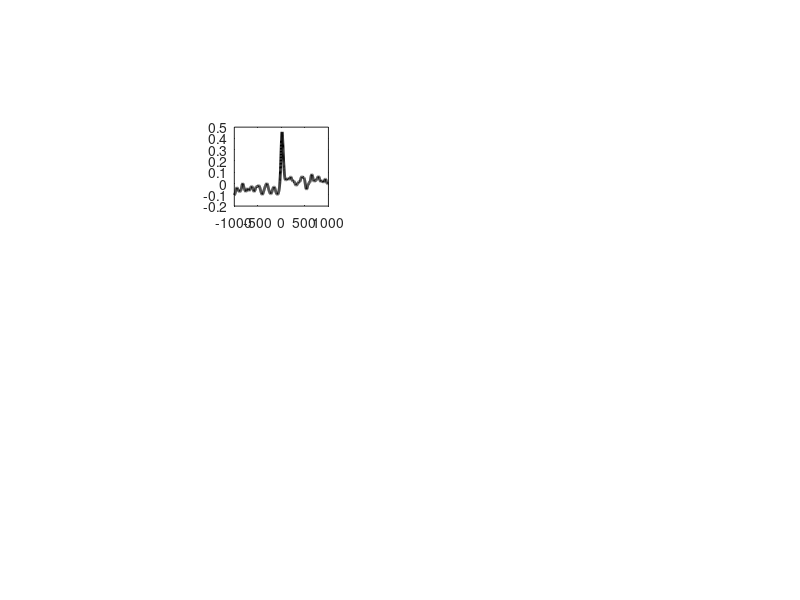

This chart was generated by the following MATLAB code: (Note: this script raises an error after producing the figure.)
% Fig4: Accelerometer Data: obvert behavior
close all
clear

%%%%%%%%%%%%%%%%%%%%%
%%% Figure layout %%%
%%%%%%%%%%%%%%%%%%%%%
% Set dots per inch
dpi = 96;
figure('units','pixels','Position',[1 1 8.5 7.6].*dpi)

% From left to right
H = 2.5:1.5:5+1.5;

% From top to bottom
V = 2.25*2+0.5:-1.50:1.0;

% Layout of axes
pos      = [H(1)  V(1)  1.0 1.0
            H(1)  V(2)  1.0 1.0
            H(1)  V(3)  1.0 1.0
            
            H(2)  V(1)  1.0 1.0
            H(2)  V(2)  1.0 1.0
            H(2)  V(3)  1.0 1.0
            
            H(3)  V(1)  1.0 1.0
            H(3)  V(2)  1.0 1.0
            H(3)  V(3)  1.0 1.0].*dpi;

% Load data
cd('C:\Program Files\MATLAB\R2006b\work\Learning_ICMS_figures\Fig4_Acc')
load('Fig4_Acc_figure_data')

% Subject IDs
subjects = {'R29*','V4*','V8*'};
win   = 1000;
time  = -win:win;

% Grab the data
vars1 = who(subjects{1});
vars2 = who(subjects{2});
vars3 = who(subjects{3});

for q = 1:length(subjects)
    % Grab the data
    data = who(subjects{q});

    for n = 1:length(data)/2
        
        accm   = eval(data{2*n - 1});
        accm   = accm(3,:);
        
        accse  = eval(data{2*n});
        accse  = accse(3,:);
        
        axes('units','pixels','position',pos(3*(q-1) +n,:),'fontname','arial','fontsize',10)
        plot(time,accm,'k','linewidth',2),hold on
        ciplot(accm-accse,accm+accse,time,'k',0.3)
        set(gca,'xtick',[-1000 -500 0 500 1000],'xticklabel','-1000||0||1000')
        set(gca,'ticklength',[.025 .1])
        
        % get y limits and set title
        if n == 1
            ymax = mean(accm) + 5*mean(accse);
            ymin = mean(accm) - 2.5*mean(accse);
            
            title([{['Subject' num2str(q) ':']};{'response to ICMS'}],'fontname','arial','fontsize',10)
        end
        
        % set y limits
        set(gca,'ylim',[ymin ymax])
        
        % set xlabel
        if n == 3
            xlabel('Time (msec)','fontname','arial','fontsize',10)
        end
        
        if q == 1
            ylabel([{'Acceleration'};{'z-score'}],'fontname','arial','fontsize',10)
        end
    end
end

set(findobj(gcf,'Type','axes'),'box','off')
set(gcf,'color','w')
set(gcf,'PaperPositionMode','manual','PaperUnits','inches','PaperPosition',[0 0 8.5 11])
